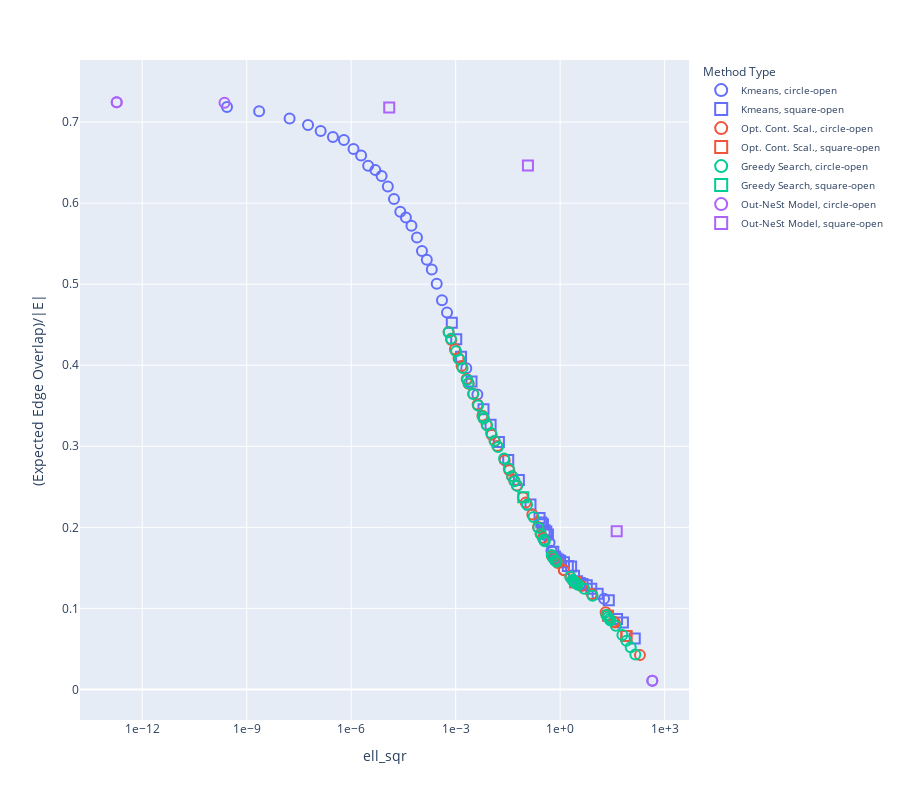

Source (notebook cell):
### Code cell
fig.update_xaxes(type='log', tickformat=".0e")
fig.show()

### Figure 1 — Plotly figure (JSON) as saved in the notebook; plotly's stock layout.template omitted (floating-point values rounded to 4 significant figures)
{"data": [{"customdata": [["Kmeans1d (k=1) on Katz centrality"], ["Kmeans1d (k=6) on Katz centrality"], ["Kmeans1d (k=22) on Katz centrality"], ["Kmeans1d (k=23) on Katz centrality"], ["Kmeans1d (k=95) on Katz centrality"], ["Kmeans1d (k=115) on Katz centrality"], ["Kmeans1d (k=155) on Katz centrality"], ["Kmeans1d (k=165) on Katz centrality"], ["Kmeans1d (k=175) on Katz centrality"], ["Kmeans1d (k=185) on Katz centrality"], ["Kmeans1d (k=195) on Katz centrality"], ["Kmeans1d (k=205) on Katz centrality"], ["Kmeans1d (k=215) on Katz centrality"], ["Kmeans1d (k=225) on Katz centrality"], ["Kmeans1d (k=235) on Katz centrality"], ["Kmeans1d (k=245) on Katz centrality"], ["Kmeans1d (k=255) on Katz centrality"], ["Kmeans1d (k=265) on Katz centrality"], ["Kmeans1d (k=275) on Katz centrality"], ["Kmeans1d (k=285) on Katz centrality"], ["Kmeans1d (k=295) on Katz centrality"], ["Kmeans1d (k=305) on Katz centrality"], ["Kmeans1d (k=315) on Katz centrality"], ["Kmeans1d (k=325) on Katz centrality"], ["Kmeans1d (k=335) on Katz centrality"], ["Kmeans1d (k=345) on Katz centrality"], ["Kmeans1d (k=355) on Katz centrality"], ["Kmeans1d (k=365) on Katz centrality"], ["Kmeans1d (k=375) on Katz centrality"], ["Kmeans1d (k=385) on Katz centrality"], ["Kmeans1d (k=395) on Katz centrality"], ["Kmeans1d (k=405) on Katz centrality"], ["Kmeans1d (k=415) on Katz centrality"], ["Kmeans1d (k=425) on Katz centrality"], ["Kmeans1d (k=435) on Katz centrality"], ["Kmeans1d (k=445) on Katz centrality"], ["Kmeans1d (k=455) on Katz centrality"], ["Kmeans1d (k=465) on Katz centrality"], ["Kmeans1d (k=475) on Katz centrality"], ["Kmeans1d (k=485) on Katz centrality"], ["Kmeans1d (k=495) on Katz centrality"], ["Kmeans1d (k=505) on Katz centrality"], ["Kmeans1d (k=515) on Katz centrality"], ["Kmeans1d (k=525) on Katz centrality"], ["Kmeans1d (k=535) on Katz centrality"], ["Kmeans1d (k=545) on Katz centrality"], ["Kmeans1d (k=555) on Katz centrality"], ["Kmeans1d (k=565) on Katz centrality"], ["Kmeans1d (k=575) on Katz centrality"], ["Kmeans1d (k=585) on Katz centrality"], ["Kmeans1d (k=595) on Katz centrality"], ["Kmeans1d (k=605) on Katz centrality"], ["Kmeans1d (k=615) on Katz centrality"], ["Kmeans1d (k=625) on Katz centrality"], ["Kmeans1d (k=635) on Katz centrality"], ["Kmeans1d (k=645) on Katz centrality"], ["Kmeans1d (k=655) on Katz centrality"], ["Kmeans1d (k=665) on Katz centrality"], ["Kmeans1d (k=675) on Katz centrality"], ["Kmeans1d (k=685) on Katz centrality"], ["Kmeans1d (k=695) on Katz centrality"], ["Kmeans1d (k=705) on Katz centrality"], ["Kmeans1d (k=715) on Katz centrality"], ["Kmeans1d (k=725) on Katz centrality"], ["Kmeans1d (k=735) on Katz centrality"], ["Kmeans1d (k=745) on Katz centrality"], ["Kmeans1d (k=755) on Katz centrality"], ["Kmeans1d (k=765) on Katz centrality"], ["Kmeans1d (k=775) on Katz centrality"], ["Kmeans1d (k=785) on Katz centrality"], ["Kmeans1d (k=795) on Katz centrality"]], "hovertemplate": "method_type_name=Kmeans<br>shape=circle-open<br>ell_sqr=%{x}<br>(Expected Edge Overlap)/|E|=%{y}<br>method_type=%{customdata[0]}<extra></extra>", "legendgroup": "Kmeans, circle-open", "marker": {"color": "#636efa", "line": {"width": 2}, "size": 10, "symbol": "circle-open"}, "mode": "markers", "name": "Kmeans, circle-open", "orientation": "v", "showlegend": true, "type": "scatter", "x": [442.6, 18.24, 0.5627, 0.4954, 0.004193, 0.002017, 0.0005644, 0.0004043, 0.0002857, 0.0002062, 0.0001482, 0.0001076, 7.74e-05, 5.368e-05, 3.725e-05, 2.566e-05, 1.694e-05, 1.127e-05, 7.467e-06, 4.936e-06, 3.071e-06, 1.927e-06, 1.164e-06, 6.183e-07, 2.988e-07, 1.329e-07, 5.756e-08, 1.703e-08, 2.271e-09, 2.717e-10, -7.248e-13, -9.521e-13, -9.521e-13, -9.521e-13, -9.521e-13, -9.521e-13, -9.521e-13, -9.521e-13, -9.521e-13, -9.521e-13, -9.521e-13, -9.521e-13, -9.521e-13, -9.521e-13, -9.521e-13, -9.521e-13, -9.521e-13, -9.521e-13, -9.521e-13, -9.521e-13, -9.521e-13, -9.521e-13, -9.521e-13, -9.521e-13, -9.521e-13, -9.521e-13, -9.521e-13, -9.521e-13, -9.521e-13, -9.521e-13, -9.521e-13, -9.521e-13, -9.521e-13, -9.521e-13, -9.521e-13, -9.521e-13, -9.521e-13, -9.521e-13, -9.521e-13, -9.521e-13, -9.521e-13], "xaxis": "x", "y": [0.0107, 0.1119, 0.1711, 0.1812, 0.364, 0.3962, 0.465, 0.4802, 0.5005, 0.5182, 0.5301, 0.5409, 0.5576, 0.5722, 0.5822, 0.5894, 0.6052, 0.6205, 0.6335, 0.6407, 0.6462, 0.6589, 0.6668, 0.6779, 0.6816, 0.689, 0.6963, 0.7043, 0.7135, 0.7185, 0.7266, 0.7282, 0.7282, 0.7282, 0.7282, 0.7282, 0.7282, 0.7282, 0.7282, 0.7282, 0.7282, 0.7282, 0.7282, 0.7282, 0.7282, 0.7282, 0.7282, 0.7282, 0.7282, 0.7282, 0.7282, 0.7282, 0.7282, 0.7282, 0.7282, 0.7282, 0.7282, 0.7282, 0.7282, 0.7282, 0.7282, 0.7282, 0.7282, 0.7282, 0.7282, 0.7282, 0.7282, 0.7282, 0.7282, 0.7282, 0.7282], "yaxis": "y"}, {"customdata": [["Kmeans1d (k=2) on Katz centrality"], ["Kmeans1d (k=3) on Katz centrality"], ["Kmeans1d (k=4) on Katz centrality"], ["Kmeans1d (k=5) on Katz centrality"], ["Kmeans1d (k=7) on Katz centrality"], ["Kmeans1d (k=8) on Katz centrality"], ["Kmeans1d (k=9) on Katz centrality"], ["Kmeans1d (k=10) on Katz centrality"], ["Kmeans1d (k=11) on Katz centrality"], ["Kmeans1d (k=12) on Katz centrality"], ["Kmeans1d (k=13) on Katz centrality"], ["Kmeans1d (k=14) on Katz centrality"], ["Kmeans1d (k=15) on Katz centrality"], ["Kmeans1d (k=16) on Katz centrality"], ["Kmeans1d (k=17) on Katz centrality"], ["Kmeans1d (k=18) on Katz centrality"], ["Kmeans1d (k=19) on Katz centrality"], ["Kmeans1d (k=20) on Katz centrality"], ["Kmeans1d (k=21) on Katz centrality"], ["Kmeans1d (k=24) on Katz centrality"], ["Kmeans1d (k=25) on Katz centrality"], ["Kmeans1d (k=26) on Katz centrality"], ["Kmeans1d (k=27) on Katz centrality"], ["Kmeans1d (k=28) on Katz centrality"], ["Kmeans1d (k=29) on Katz centrality"], ["Kmeans1d (k=35) on Katz centrality"], ["Kmeans1d (k=45) on Katz centrality"], ["Kmeans1d (k=55) on Katz centrality"], ["Kmeans1d (k=65) on Katz centrality"], ["Kmeans1d (k=75) on Katz centrality"], ["Kmeans1d (k=85) on Katz centrality"], ["Kmeans1d (k=105) on Katz centrality"], ["Kmeans1d (k=125) on Katz centrality"], ["Kmeans1d (k=135) on Katz centrality"], ["Kmeans1d (k=145) on Katz centrality"]], "hovertemplate": "method_type_name=Kmeans<br>shape=square-open<br>ell_sqr=%{x}<br>(Expected Edge Overlap)/|E|=%{y}<br>method_type=%{customdata[0]}<extra></extra>", "legendgroup": "Kmeans, square-open", "marker": {"color": "#636efa", "line": {"width": 2}, "size": 10, "symbol": "square-open"}, "mode": "markers", "name": "Kmeans, square-open", "orientation": "v", "showlegend": true, "type": "scatter", "x": [138.7, 63.33, 43.05, 24.94, 11.92, 7.831, 5.811, 4.397, 3.648, 3.059, 2.5, 2.066, 1.661, 1.286, 0.998, 0.881, 0.7805, 0.7068, 0.634, 0.4462, 0.4012, 0.3583, 0.3209, 0.2875, 0.2558, 0.1407, 0.06517, 0.03226, 0.01743, 0.01006, 0.006293, 0.002848, 0.001426, 0.001038, 0.0007746], "xaxis": "x", "y": [0.06275, 0.08246, 0.08677, 0.11, 0.1181, 0.1243, 0.1286, 0.13, 0.1314, 0.1336, 0.1402, 0.1518, 0.1524, 0.1569, 0.1587, 0.16, 0.1615, 0.1641, 0.1699, 0.1912, 0.1947, 0.1964, 0.2037, 0.2061, 0.2114, 0.228, 0.2584, 0.2832, 0.3052, 0.3266, 0.3455, 0.3799, 0.4104, 0.4321, 0.4524], "yaxis": "y"}, {"customdata": [["Opt. Cont. Scal. (w=2.718281828459045)"], ["Opt. Cont. Scal. (w=1.2263982635139905)"], ["Opt. Cont. Scal. (w=0.9406120582638513)"], ["Opt. Cont. Scal. (w=0.5533100670443569)"], ["Opt. Cont. Scal. (w=0.42437284567694994)"], ["Opt. Cont. Scal. (w=0.32548171969825196)"], ["Opt. Cont. Scal. (w=0.24963508136045084)"], ["Opt. Cont. Scal. (w=0.19146289967870536)"], ["Opt. Cont. Scal. (w=0.08638168612061391)"], ["Opt. Cont. Scal. (w=0.06625225915226167)"], ["Opt. Cont. Scal. (w=0.05081356986537189)"], ["Opt. Cont. Scal. (w=0.03897254094428699)"], ["Opt. Cont. Scal. (w=0.029890813648367348)"], ["Opt. Cont. Scal. (w=0.022925391029511424)"], ["Opt. Cont. Scal. (w=0.017583112993804707)"], ["Opt. Cont. Scal. (w=0.013485739988247985)"], ["Opt. Cont. Scal. (w=0.010343173196618241)"], ["Opt. Cont. Scal. (w=0.007932915202908387)"], ["Opt. Cont. Scal. (w=0.006084316913218732)"], ["Opt. Cont. Scal. (w=0.004666495399687063)"], ["Opt. Cont. Scal. (w=0.003579067235631623)"], ["Opt. Cont. Scal. (w=0.002745041231162644)"], ["Opt. Cont. Scal. (w=0.002105367366604703)"], ["Opt. Cont. Scal. (w=0.0016147559818205847)"], ["Opt. Cont. Scal. (w=0.001238471215135408)"], ["Opt. Cont. Scal. (w=0.0009498716635746116)"], ["Opt. Cont. Scal. (w=0.000728524140275115)"], ["Opt. Cont. Scal. (w=0.0005587569808812448)"], ["Opt. Cont. Scal. (w=0.00042855047132085846)"], ["Opt. Cont. Scal. (w=0.00032868583794635955)"], ["Opt. Cont. Scal. (w=0.0002520925475441013)"], ["Opt. Cont. Scal. (w=0.0001933477052870353)"], ["Opt. Cont. Scal. (w=0.00014829210741829798)"], ["Opt. Cont. Scal. (w=0.00011373576474524922)"], ["Opt. Cont. Scal. (w=8.723204766183331e-05)"], ["Opt. Cont. Scal. (w=6.690446190185052e-05)"], ["Opt. Cont. Scal. (w=5.131379054322766e-05)"], ["Opt. Cont. Scal. (w=3.935619576130858e-05)"], ["Opt. Cont. Scal. (w=3.0185065815740383e-05)"], ["Opt. Cont. Scal. (w=2.3151073945930683e-05)"], ["Opt. Cont. Scal. (w=1.7756205274545433e-05)"], ["Opt. Cont. Scal. (w=1.3618496769875036e-05)"], ["Opt. Cont. Scal. (w=1.0444993815033755e-05)"], ["Opt. Cont. Scal. (w=8.011008677361875e-06)"], ["Opt. Cont. Scal. (w=6.14421235332821e-06)"]], "hovertemplate": "method_type_name=Opt. Cont. Scal.<br>shape=circle-open<br>ell_sqr=%{x}<br>(Expected Edge Overlap)/|E|=%{y}<br>method_type=%{customdata[0]}<extra></extra>", "legendgroup": "Opt. Cont. Scal., circle-open", "marker": {"color": "#EF553B", "line": {"width": 2}, "size": 10, "symbol": "circle-open"}, "mode": "markers", "name": "Opt. Cont. Scal., circle-open", "orientation": "v", "showlegend": true, "type": "scatter", "x": [195.7, 37.3, 34.53, 22.53, 22.53, 20.18, 8.084, 4.054, 2.512, 2.509, 1.999, 1.282, 1.271, 0.8618, 0.7112, 0.6368, 0.5839, 0.582, 0.3535, 0.3173, 0.2752, 0.2315, 0.1588, 0.103, 0.08565, 0.05708, 0.0478, 0.04175, 0.03467, 0.02554, 0.01565, 0.01313, 0.0108, 0.007744, 0.006393, 0.005858, 0.004275, 0.003187, 0.002351, 0.002071, 0.001475, 0.001208, 0.0009533, 0.0007515, 0.0006267], "xaxis": "x", "y": [0.04233, 0.08242, 0.08375, 0.09186, 0.09186, 0.09518, 0.1178, 0.1276, 0.1334, 0.1334, 0.1385, 0.1471, 0.1473, 0.156, 0.1598, 0.1625, 0.1649, 0.165, 0.1836, 0.1872, 0.1922, 0.2004, 0.2157, 0.2307, 0.237, 0.2516, 0.2577, 0.2632, 0.2704, 0.2829, 0.3004, 0.3066, 0.3141, 0.3266, 0.3342, 0.3378, 0.3515, 0.3648, 0.3772, 0.3831, 0.399, 0.4085, 0.4196, 0.4311, 0.4409], "yaxis": "y"}, {"customdata": [["Opt. Cont. Scal. (w=2.0848436773564623)"], ["Opt. Cont. Scal. (w=1.5990149047485729)"], ["Opt. Cont. Scal. (w=0.721422290354756)"], ["Opt. Cont. Scal. (w=0.14684651593678472)"], ["Opt. Cont. Scal. (w=0.11262703781755547)"]], "hovertemplate": "method_type_name=Opt. Cont. Scal.<br>shape=square-open<br>ell_sqr=%{x}<br>(Expected Edge Overlap)/|E|=%{y}<br>method_type=%{customdata[0]}<extra></extra>", "legendgroup": "Opt. Cont. Scal., square-open", "marker": {"color": "#EF553B", "line": {"width": 2}, "size": 10, "symbol": "square-open"}, "mode": "markers", "name": "Opt. Cont. Scal., square-open", "orientation": "v", "showlegend": true, "type": "scatter", "x": [80.09, 79.84, 23.65, 2.734, 2.726], "xaxis": "x", "y": [0.06595, 0.06603, 0.09084, 0.1321, 0.1322], "yaxis": "y"}, {"customdata": [["Greedy Search (w=2.718281828459045)"], ["Greedy Search (w=2.0848436773564623)"], ["Greedy Search (w=1.5990149047485729)"], ["Greedy Search (w=1.2263982635139905)"], ["Greedy Search (w=0.9406120582638513)"], ["Greedy Search (w=0.721422290354756)"], ["Greedy Search (w=0.5533100670443569)"], ["Greedy Search (w=0.42437284567694994)"], ["Greedy Search (w=0.32548171969825196)"], ["Greedy Search (w=0.24963508136045084)"], ["Greedy Search (w=0.19146289967870536)"], ["Greedy Search (w=0.14684651593678472)"], ["Greedy Search (w=0.11262703781755547)"], ["Greedy Search (w=0.08638168612061391)"], ["Greedy Search (w=0.06625225915226167)"], ["Greedy Search (w=0.05081356986537189)"], ["Greedy Search (w=0.03897254094428699)"], ["Greedy Search (w=0.029890813648367348)"], ["Greedy Search (w=0.022925391029511424)"], ["Greedy Search (w=0.017583112993804707)"], ["Greedy Search (w=0.013485739988247985)"], ["Greedy Search (w=0.010343173196618241)"], ["Greedy Search (w=0.007932915202908387)"], ["Greedy Search (w=0.006084316913218732)"], ["Greedy Search (w=0.004666495399687063)"], ["Greedy Search (w=0.003579067235631623)"], ["Greedy Search (w=0.002745041231162644)"], ["Greedy Search (w=0.002105367366604703)"], ["Greedy Search (w=0.0016147559818205847)"], ["Greedy Search (w=0.0009498716635746116)"], ["Greedy Search (w=0.000728524140275115)"], ["Greedy Search (w=0.0005587569808812448)"], ["Greedy Search (w=0.00042855047132085846)"], ["Greedy Search (w=0.00032868583794635955)"], ["Greedy Search (w=0.0002520925475441013)"], ["Greedy Search (w=0.0001933477052870353)"], ["Greedy Search (w=0.00014829210741829798)"], ["Greedy Search (w=0.00011373576474524922)"], ["Greedy Search (w=8.723204766183331e-05)"], ["Greedy Search (w=6.690446190185052e-05)"], ["Greedy Search (w=5.131379054322766e-05)"], ["Greedy Search (w=3.935619576130858e-05)"], ["Greedy Search (w=3.0185065815740383e-05)"], ["Greedy Search (w=2.3151073945930683e-05)"], ["Greedy Search (w=1.7756205274545433e-05)"], ["Greedy Search (w=1.3618496769875036e-05)"], ["Greedy Search (w=1.0444993815033755e-05)"], ["Greedy Search (w=8.011008677361875e-06)"], ["Greedy Search (w=6.14421235332821e-06)"]], "hovertemplate": "method_type_name=Greedy Search<br>shape=circle-open<br>ell_sqr=%{x}<br>(Expected Edge Overlap)/|E|=%{y}<br>method_type=%{customdata[0]}<extra></extra>", "legendgroup": "Greedy Search, circle-open", "marker": {"color": "#00cc96", "line": {"width": 2}, "size": 10, "symbol": "circle-open"}, "mode": "markers", "name": "Greedy Search, circle-open", "orientation": "v", "showlegend": true, "type": "scatter", "x": [144.2, 106.2, 79.82, 61.17, 39.58, 27.99, 25.78, 23.61, 21.13, 8.531, 4.924, 3.237, 2.857, 2.671, 2.547, 2.439, 2.238, 1.951, 0.7897, 0.7313, 0.7255, 0.6191, 0.5714, 0.3621, 0.3412, 0.2763, 0.2365, 0.1721, 0.1123, 0.05827, 0.04941, 0.04179, 0.03357, 0.02456, 0.01643, 0.01321, 0.01038, 0.00797, 0.006422, 0.006033, 0.004385, 0.003191, 0.002348, 0.002141, 0.001583, 0.001301, 0.001029, 0.0007323, 0.0006277], "xaxis": "x", "y": [0.04316, 0.05191, 0.0599, 0.06728, 0.07841, 0.08502, 0.08688, 0.0892, 0.09188, 0.1155, 0.1241, 0.1292, 0.1308, 0.1318, 0.1327, 0.1336, 0.135, 0.139, 0.1576, 0.1588, 0.1591, 0.163, 0.1658, 0.1827, 0.1846, 0.1918, 0.1995, 0.2127, 0.2279, 0.2511, 0.2568, 0.2631, 0.2725, 0.2848, 0.2991, 0.3065, 0.3163, 0.326, 0.3341, 0.3367, 0.3504, 0.3646, 0.3776, 0.3821, 0.3964, 0.4069, 0.4173, 0.4325, 0.4408], "yaxis": "y"}, {"customdata": [["Greedy Search (w=0.001238471215135408)"]], "hovertemplate": "method_type_name=Greedy Search<br>shape=square-open<br>ell_sqr=%{x}<br>(Expected Edge Overlap)/|E|=%{y}<br>method_type=%{customdata[0]}<extra></extra>", "legendgroup": "Greedy Search, square-open", "marker": {"color": "#00cc96", "line": {"width": 2}, "size": 10, "symbol": "square-open"}, "mode": "markers", "name": "Greedy Search, square-open", "orientation": "v", "showlegend": true, "type": "scatter", "x": [0.08755], "xaxis": "x", "y": [0.237], "yaxis": "y"}, {"customdata": [["Out-NeSt Model (d=0)"], ["Out-NeSt Model (d=4)"], ["Out-NeSt Model (d=5)"], ["Out-NeSt Model (d=6)"]], "hovertemplate": "method_type_name=Out-NeSt Model<br>shape=circle-open<br>ell_sqr=%{x}<br>(Expected Edge Overlap)/|E|=%{y}<br>method_type=%{customdata[0]}<extra></extra>", "legendgroup": "Out-NeSt Model, circle-open", "marker": {"color": "#ab63fa", "line": {"width": 2}, "size": 10, "symbol": "circle-open"}, "mode": "markers", "name": "Out-NeSt Model, circle-open", "orientation": "v", "showlegend": true, "type": "scatter", "x": [442.6, 2.303e-10, 1.847e-13, 1.847e-13], "xaxis": "x", "y": [0.0107, 0.7238, 0.7246, 0.7246], "yaxis": "y"}, {"customdata": [["Out-NeSt Model (d=1)"], ["Out-NeSt Model (d=2)"], ["Out-NeSt Model (d=3)"]], "hovertemplate": "method_type_name=Out-NeSt Model<br>shape=square-open<br>ell_sqr=%{x}<br>(Expected Edge Overlap)/|E|=%{y}<br>method_type=%{customdata[0]}<extra></extra>", "legendgroup": "Out-NeSt Model, square-open", "marker": {"color": "#ab63fa", "line": {"width": 2}, "size": 10, "symbol": "square-open"}, "mode": "markers", "name": "Out-NeSt Model, square-open", "orientation": "v", "showlegend": true, "type": "scatter", "x": [42.11, 0.1188, 1.236e-05], "xaxis": "x", "y": [0.1953, 0.6464, 0.7178], "yaxis": "y"}], "layout": {"height": 800, "legend": {"font": {"size": 10}, "itemsizing": "constant", "title": {"text": "Method Type"}, "tracegroupgap": 0, "traceorder": "normal"}, "margin": {"t": 60}, "xaxis": {"anchor": "y", "domain": [0, 1], "tickformat": ".0e", "title": {"text": "ell_sqr"}, "type": "log"}, "yaxis": {"anchor": "x", "domain": [0, 1], "title": {"text": "(Expected Edge Overlap)/|E|"}}}}
